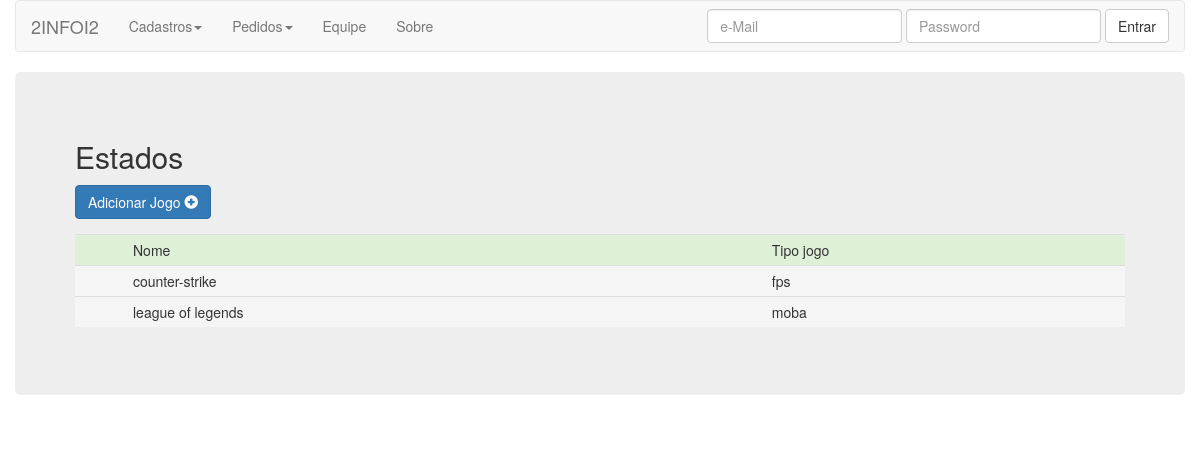
Screenshot of /pfc/base/estado_lista.php with the database file from the repository.
### tables this page shows
CREATE TABLE `jogo` (
  `idjogo` int(11) NOT NULL AUTO_INCREMENT,
  `jogo_descricao` varchar(45) NOT NULL,
  `jogo_idtipo_jogo` int(11) NOT NULL,
  PRIMARY KEY (`idjogo`),
  KEY `fk_jogo_1_idx` (`jogo_idtipo_jogo`),
  CONSTRAINT `jogo-tipo_jogo` FOREIGN KEY (`jogo_idtipo_jogo`) REFERENCES `tipo_jogo` (`idtipo_jogo`) ON DELETE NO ACTION ON UPDATE NO ACTION
);

CREATE TABLE `tipo_jogo` (
  `idtipo_jogo` int(11) NOT NULL AUTO_INCREMENT,
  `tipojogo_descricao` varchar(45) NOT NULL,
  PRIMARY KEY (`idtipo_jogo`)
);

### pfc/base/estado_lista.php (the view, shortened to what this page needs)
<?php require("header.php") ?>
<div class="jumbotron">
    <h2>Estados</h2>
    <p><a class="btn btn-primary btn-large" href="estado_form.php?id=">Adicionar Jogo <span class="glyphicon glyphicon-plus-sign"></span></a></p>
    <table class="table table-condensed">
        <tr class="success">
            <td></td>
            <td class="success">Nome</td>
            <td class="success">Tipo jogo</td>
        </tr>
        <?php
        require("conexao.php");
        $sql = "select jogo_descricao, tipojogo_descricao from jogo, tipo_jogo where jogo_idtipo_jogo = idtipo_jogo;";
        $resultado = mysqli_query($conexao, $sql);
        while ($linha = mysqli_fetch_array($resultado)) {
            echo "<tr class='active'>
                <td></td>
                <td class='active'>" . $linha["jogo_descricao"] . "</td>
                <td class='active'>" . $linha["tipojogo_descricao"] . "</td>
              </tr>";
        }
        ?>
    </table>
</div>
<?php include("footer.php")?>

### rows the page displays
jogo: jogo_descricao "counter-strike", jogo_idtipo_jogo.tipojogo_descricao "fps"
jogo: jogo_descricao "league of legends", jogo_idtipo_jogo.tipojogo_descricao "moba"
